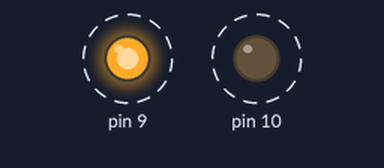
Bench run of a sketch on a simulated Arduino Uno, built with avr-gcc and run on an emulated ATmega328P. On the bench: output pins drawn as LEDs (lit = HIGH). Dashed ring = blinking.

Above: at 0.12 s.
Timing chart, 0 to 3.0 s (numbered marks = the images above):
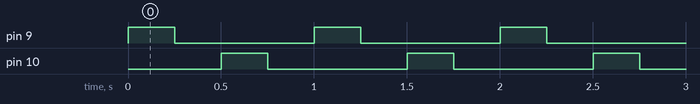

The sketch:

exercicio03.ino
```cpp
void setup() {
  DDRB=0b00000110;
}
void loop() {
  // put your main code here, to run repeatedly:
  PORTB=0b00000010;
  _delay_ms(250);
  PORTB=0b00000000;
  _delay_ms(250);
  PORTB=0b00000100;
  _delay_ms(250);
  PORTB=0b00000000;
  _delay_ms(250);
}
```

Measured:
- by itself, pin 9, pin 10: alternates HIGH for 0.25 s and LOW for 0.75 s
- by itself, everything shown: repeats every 1.0 s, in 4 steps
